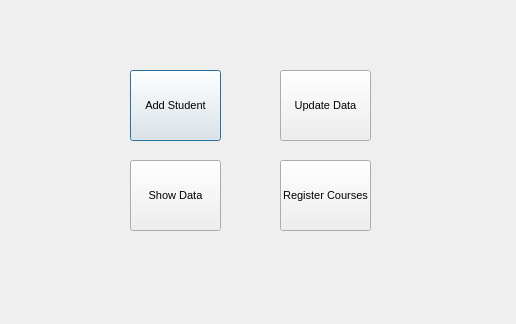
<?xml version="1.0" encoding="UTF-8"?>
<ui version="4.0">
 <class>AdminUniversitySystem</class>
 <widget class="QDialog" name="AdminUniversitySystem">
  <property name="geometry">
   <rect>
    <x>0</x>
    <y>0</y>
    <width>516</width>
    <height>324</height>
   </rect>
  </property>
  <property name="font">
   <font>
    <pointsize>8</pointsize>
   </font>
  </property>
  <property name="windowTitle">
   <string>Admin</string>
  </property>
  <widget class="QPushButton" name="btnAddStd">
   <property name="geometry">
    <rect>
     <x>130</x>
     <y>70</y>
     <width>91</width>
     <height>71</height>
    </rect>
   </property>
   <property name="text">
    <string>Add Student</string>
   </property>
  </widget>
  <widget class="QPushButton" name="btnUpdateData">
   <property name="geometry">
    <rect>
     <x>280</x>
     <y>70</y>
     <width>91</width>
     <height>71</height>
    </rect>
   </property>
   <property name="text">
    <string>Update Data</string>
   </property>
  </widget>
  <widget class="QPushButton" name="btnUpdateData_2">
   <property name="geometry">
    <rect>
     <x>130</x>
     <y>160</y>
     <width>91</width>
     <height>71</height>
    </rect>
   </property>
   <property name="text">
    <string>Show Data</string>
   </property>
  </widget>
  <widget class="QPushButton" name="btnUpdateData_3">
   <property name="geometry">
    <rect>
     <x>280</x>
     <y>160</y>
     <width>91</width>
     <height>71</height>
    </rect>
   </property>
   <property name="font">
    <font>
     <pointsize>8</pointsize>
    </font>
   </property>
   <property name="text">
    <string>Register Courses</string>
   </property>
  </widget>
 </widget>
 <resources/>
 <connections/>
</ui>
